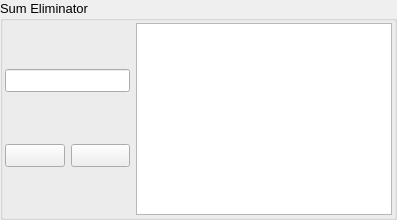
         <widget class="QGroupBox" name="groupBox_20">
          <property name="font">
           <font>
            <pointsize>10</pointsize>
            <kerning>true</kerning>
           </font>
          </property>
          <property name="title">
           <string>Sum Eliminator</string>
          </property>
          <layout class="QVBoxLayout" name="verticalLayout_43">
           <property name="leftMargin">
            <number>2</number>
           </property>
           <property name="topMargin">
            <number>2</number>
           </property>
           <property name="rightMargin">
            <number>2</number>
           </property>
           <property name="bottomMargin">
            <number>2</number>
           </property>
           <item>
            <layout class="QHBoxLayout" name="horizontalLayout_9" stretch="3,0">
             <item>
              <layout class="QVBoxLayout" name="verticalLayout_44">
               <item>
                <widget class="QLineEdit" name="input42"/>
               </item>
               <item>
                <layout class="QHBoxLayout" name="horizontalLayout_10">
                 <item>
                  <widget class="QPushButton" name="plusBtn42">
                   <property name="text">
                    <string/>
                   </property>
                   <property name="icon">
                    <iconset>
                     <normaloff>assets/plus.png</normaloff>assets/plus.png</iconset>
                   </property>
                  </widget>
                 </item>
                 <item>
                  <widget class="QPushButton" name="deleteBtn42">
                   <property name="text">
                    <string/>
                   </property>
                   <property name="icon">
                    <iconset>
                     <normaloff>assets/delete.png</normaloff>assets/delete.png</iconset>
                   </property>
                  </widget>
                 </item>
                </layout>
               </item>
              </layout>
             </item>
             <item>
              <widget class="QListWidget" name="list42"/>
             </item>
            </layout>
           </item>
          </layout>
         </widget>
